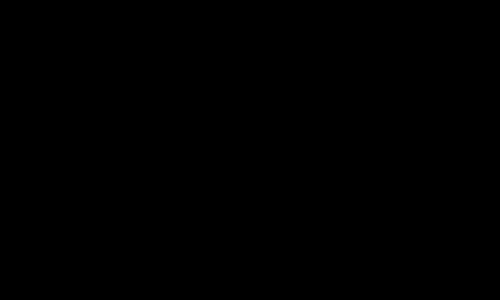
Frame 1 (no input)
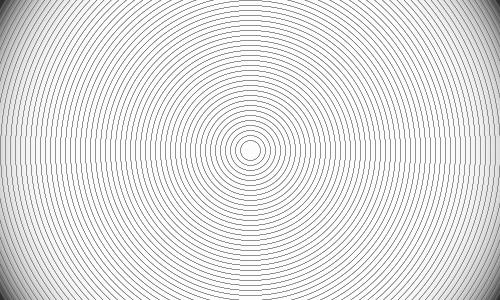
Frame 60 (the mouse pressed at the canvas centre just before this capture)
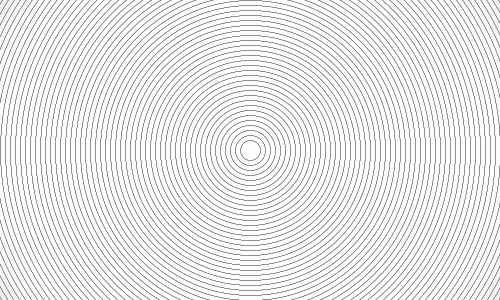
Frame 120 (the mouse held since frame 60 and released just before this capture)

The Processing sketch that drew these frames (run headless with seeded random() and noise(); from frame 60 on, the mouse is pressed at the canvas centre):

// Processing sketch: sketch_loopInloop
// ── sketch_loopInloop.pde
int diam = 0;
float centx, centy;

void setup(){
  size(500, 300);
  frameRate(24);
  smooth();
  background(0);
  centx = width/2;
  centy = height/2;
  stroke(0);
  strokeWeight(5);
  fill(255,50);
}

void draw(){
 if(diam<=700){
   strokeWeight(5);
   fill(255,50);
   ellipse(centx,centy,diam,diam);
   
    strokeWeight(0);
   noFill();
   int tempdiam = diam;
   while(tempdiam >10){
     ellipse(centx,centy,tempdiam,tempdiam);
     tempdiam -=10;
   }
   diam += 10;
 } 
}
